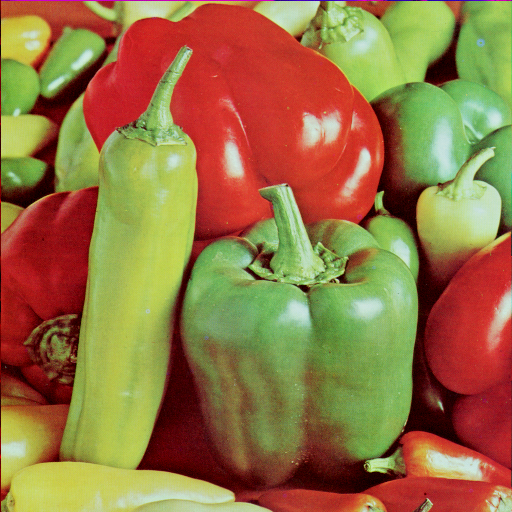
%> input picture excersiecs/RaAr7/3/peppers.png, 512 x 512 px
$ octave t8.m   (GNU Octave 9; MATLAB toolbox functions it lacks are replaced by stand-ins)
%> lines starting %> are read from the running program, lines starting %| are printed output that depends on the picture
image = imread('img\peppers.png');
%> image is the input picture: size 512x512x3 uint8; mean R, G, B 149.8, 115.6, 66.5
image=rgb2gray(image);
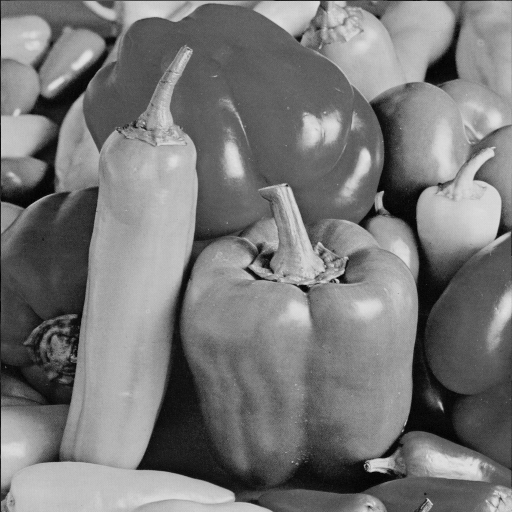
%> image: size 512x512 uint8; min 0, max 228, mean 120.2
figure(1), clf, hold on
subplot(1,2,1)
degree = 45;
imshow(image);

switch mod(degree, 360)
    case 0
        imagerot = image;
    case 90
        imagerot = rot90(image);
    case 180
        imagerot = image(end:-1:1, end:-1:1);
    case 270
        imagerot = rot90(image(end:-1:1, end:-1:1));

    otherwise

       a = degree*pi/180;
        R = [+cos(a) +sin(a); -sin(a) +cos(a)];
        [m,n,p] = size(image);
%> m = 512; n = 512; p = 1
        dest = round( [1 1; 1 n; m 1; m n]*R );
%> dest = [0 1; -361 363; 361 363; 0 724]
        dest = bsxfun(@minus, dest, min(dest)) + 1;
%> dest = [362 1; 1 363; 723 363; 362 724]
        imagerot = zeros([max(dest) p],class(image));

        for ii = 1:size(imagerot,1)
            for jj = 1:size(imagerot,2)
                source = ([ii jj]-dest(1,:))*R.';
                if all(source >= 1) && all(source <= [m n])

                    C = ceil(source);
                    F = floor(source);
                   A = [...
                        ((C(2)-source(2))*(C(1)-source(1))),...
                        ((source(2)-F(2))*(source(1)-F(1)));
                        ((C(2)-source(2))*(source(1)-F(1))),...
                        ((source(2)-F(2))*(C(1)-source(1)))];

                    cols = bsxfun(@times, A, double(image(F(1):C(1),F(2):C(2),:)));

                    imagerot(ii,jj,:) = sum(sum(cols),2);

                end
            end
        end
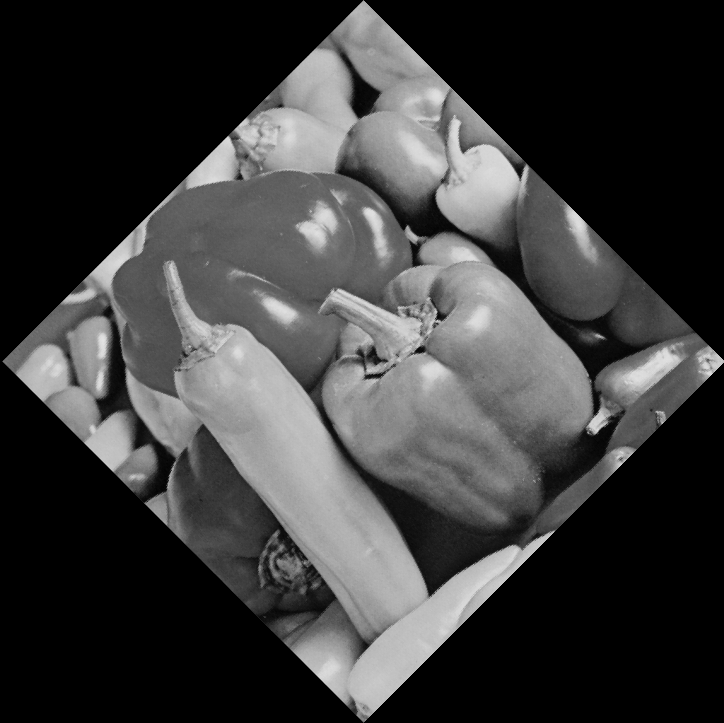
%> imagerot: size 723x724 uint8; min 0, max 227, mean 60.1
%> after the loop, A = [0.032 0.392; 0.554 0.0227]; C = [512 2]; F = [511 1]; cols = [0.897 47.38; 15.5 1.95]
end

subplot(1,2,2)
imshow(imagerot);
